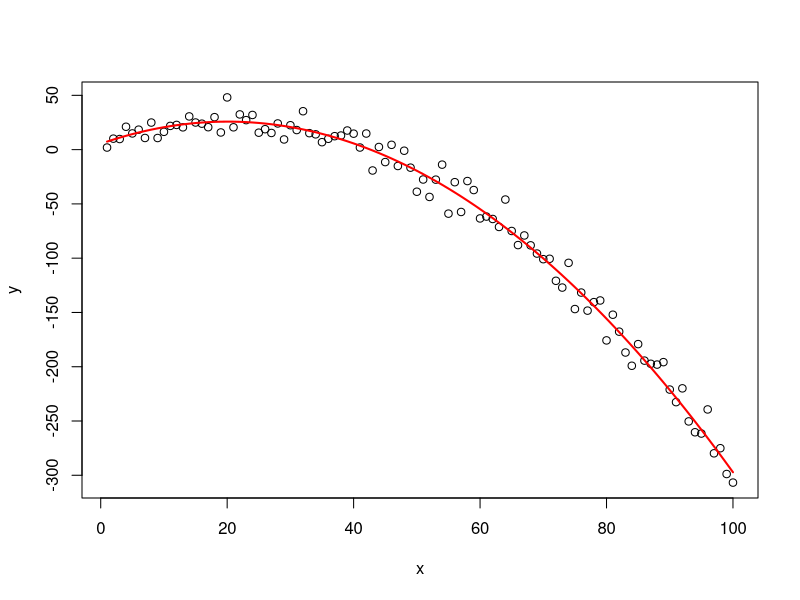

Generate this figure with R:
set.seed(100)
x <- 1:100
y <- 5 + 2*x - 0.05*x^2 + rnorm(100,0,10)
data_poly <- data.frame(x, y)
poly_model <- lm(y ~ poly(x, 2), data = data_poly)
summary(poly_model)
plot(x, y)
lines(x, predict(poly_model), col = "red", lwd = 2)
